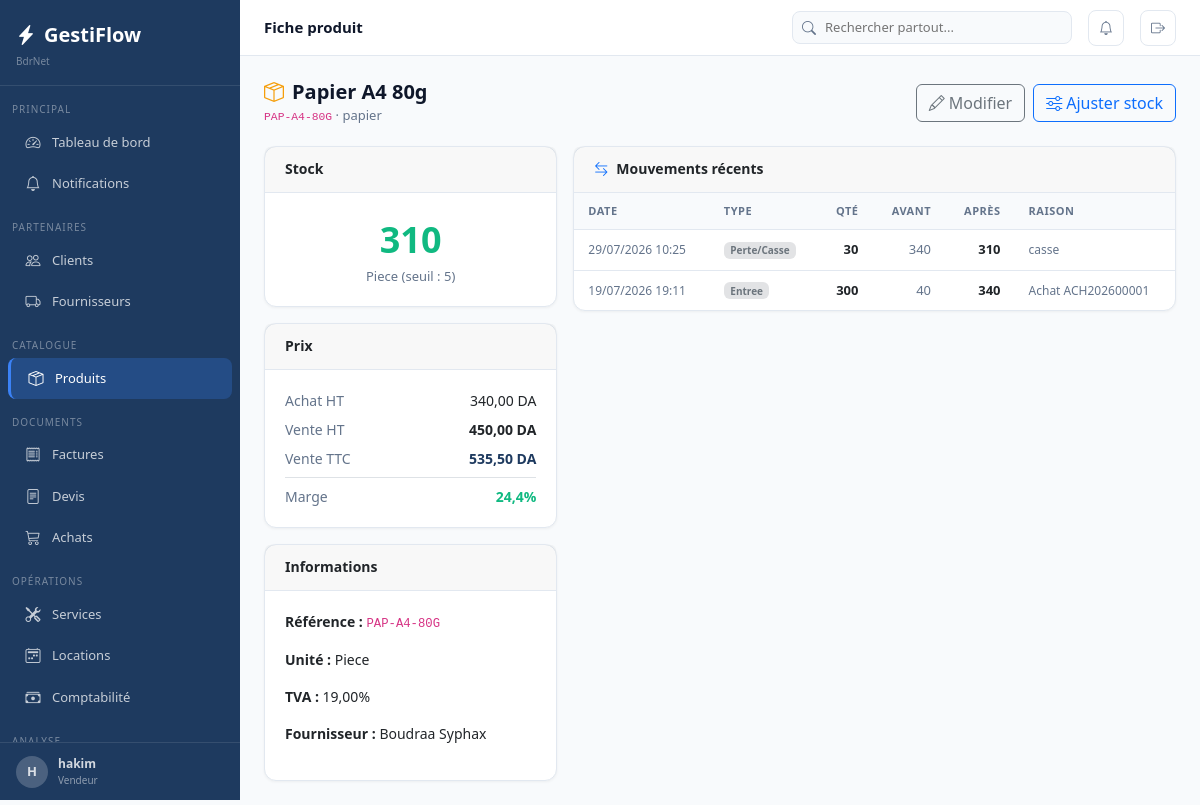
The page /produits/1/ (signed in) on the database its author committed.
### apps/core/models.py (models this page shows, shortened)
class Parametre(models.Model):
    cle         = models.CharField(max_length=100, unique=True)
    valeur      = models.TextField(blank=True)
    description = models.CharField(max_length=200, blank=True)
    class Meta:
        verbose_name        = "Parametre"
        verbose_name_plural = "Parametres"
    @classmethod
    def get(cls, cle, defaut=''):
        try:
            return cls.objects.get(cle=cle).valeur
        except cls.DoesNotExist:
            return defaut

### apps/authentication/models.py (models this page shows, shortened)
class Utilisateur(AbstractUser):
    class Role(models.TextChoices):
        ADMIN       = 'admin',       'Administrateur'
        MANAGER     = 'manager',     'Manager'
        VENDEUR     = 'vendeur',     'Vendeur'
        TECHNICIEN  = 'technicien',  'Technicien'
        COMPTABLE   = 'comptable',   'Comptable'
        CAISSIER    = 'caissier',    'Caissier'
    role            = models.CharField(max_length=20, choices=Role.choices, default=Role.VENDEUR)
    telephone       = models.CharField(max_length=20, blank=True)
    actif           = models.BooleanField(default=True)
    derniere_activite = models.DateTimeField(null=True, blank=True)
    photo           = models.ImageField(upload_to='utilisateurs/', null=True, blank=True)
    class Meta:
        verbose_name        = "Utilisateur"
        verbose_name_plural = "Utilisateurs"
    @property
    def est_admin(self):
        return self.role == self.Role.ADMIN or self.is_superuser

### apps/produits/models.py (models this page shows, shortened)
class Produit(TimestampedModel, SoftDeleteModel):
    class Unite(models.TextChoices):
        PIECE   = 'pce',    'Piece'
        KG      = 'kg',     'Kilogramme'
        LITRE   = 'l',      'Litre'
        METRE   = 'm',      'Metre'
        BOITE   = 'boite',  'Boite'
        CARTON  = 'carton', 'Carton'
        FORFAIT = 'forfait','Forfait'
    reference       = models.CharField(max_length=50, unique=True, blank=True)
    nom             = models.CharField(max_length=200)
    description     = models.TextField(blank=True)
    categorie       = models.ForeignKey(Categorie, on_delete=models.SET_NULL, null=True, blank=True, related_name='produits')
    fournisseur     = models.ForeignKey('fournisseurs.Fournisseur', on_delete=models.SET_NULL, null=True, blank=True, related_name='produits')
    code_barre      = models.CharField(max_length=50, blank=True)
    image           = models.ImageField(upload_to='produits/', null=True, blank=True)
    prix_achat      = models.DecimalField(max_digits=12, decimal_places=2, default=0)
    prix_vente      = models.DecimalField(max_digits=12, decimal_places=2, default=0)
    prix_location   = models.DecimalField(max_digits=12, decimal_places=2, default=0)
    tva             = models.DecimalField(max_digits=5,  decimal_places=2, default=19)
    unite           = models.CharField(max_length=10, choices=Unite.choices, default=Unite.PIECE)
    quantite_stock  = models.DecimalField(max_digits=12, decimal_places=2, default=0)
    seuil_alerte    = models.DecimalField(max_digits=12, decimal_places=2, default=5)
    actif           = models.BooleanField(default=True)
    peut_vendre     = models.BooleanField(default=True)
    peut_louer      = models.BooleanField(default=False)
    class Meta:
        verbose_name        = "Produit"
        verbose_name_plural = "Produits"
        ordering            = ['nom']
    @property
    def en_alerte(self):
        return self.quantite_stock <= self.seuil_alerte
    @property
    def prix_vente_ttc(self):
        return self.prix_vente * (1 + self.tva / Decimal('100'))
    @property
    def marge_brute(self):
        if self.prix_vente > 0:
            return (self.prix_vente - self.prix_achat) / self.prix_vente * 100
        return Decimal('0')

class Categorie(TimestampedModel):
    nom     = models.CharField(max_length=100, unique=True)
    icone   = models.CharField(max_length=50, blank=True, default='bi-tag')
    couleur = models.CharField(max_length=7,  blank=True, default='#3b82f6')
    class Meta:
        verbose_name        = "Categorie"
        verbose_name_plural = "Categories"
        ordering            = ['nom']

class MouvementStock(TimestampedModel):
    class TypeMouvement(models.TextChoices):
        ENTREE      = 'entree',      'Entree'
        SORTIE_VENTE= 'sortie_vente','Sortie vente'
        SORTIE_SERVICE='sortie_service','Sortie service'
        SORTIE_LOCATION='sortie_location','Sortie location'
        RETOUR_LOCATION='retour_location','Retour location'
        AJUSTEMENT  = 'ajustement', 'Ajustement'
        PERTE       = 'perte',      'Perte/Casse'
    produit        = models.ForeignKey(Produit, on_delete=models.CASCADE, related_name='mouvements')
    type_mouvement = models.CharField(max_length=20, choices=TypeMouvement.choices)
    quantite       = models.DecimalField(max_digits=12, decimal_places=2)
    stock_avant    = models.DecimalField(max_digits=12, decimal_places=2)
    stock_apres    = models.DecimalField(max_digits=12, decimal_places=2)
    raison         = models.CharField(max_length=200, blank=True)
    reference_doc  = models.CharField(max_length=50,  blank=True)
    utilisateur    = models.ForeignKey(settings.AUTH_USER_MODEL, on_delete=models.SET_NULL, null=True, blank=True)
    class Meta:
        verbose_name = "Mouvement de stock"
        ordering     = ['-cree_le']

### apps/fournisseurs/models.py (models this page shows, shortened)
class Fournisseur(TimestampedModel, SoftDeleteModel, Adresse):
    code              = models.CharField(max_length=20, unique=True, blank=True)
    nom               = models.CharField(max_length=200)
    telephone         = models.CharField(max_length=20, blank=True)
    telephone2        = models.CharField(max_length=20, blank=True)
    email             = models.EmailField(blank=True)
    contact_nom       = models.CharField(max_length=100, blank=True)
    registre_commerce = models.CharField(max_length=50, blank=True)
    nif               = models.CharField(max_length=20, blank=True)
    delai_paiement    = models.PositiveIntegerField(default=30, help_text='Jours')
    remise_habituelle = models.DecimalField(max_digits=5, decimal_places=2, default=0)
    notes             = models.TextField(blank=True)
    actif             = models.BooleanField(default=True)
    class Meta:
        verbose_name        = "Fournisseur"
        verbose_name_plural = "Fournisseurs"
        ordering            = ['nom']

### apps/produits/views.py (the view)
# urls.py: path('<int:pk>/',            views.detail,      name='detail'),
@login_required
def detail(request, pk):
    produit  = get_object_or_404(Produit, pk=pk, supprime=False)
    mouvements = MouvementStock.objects.filter(produit=produit).order_by('-cree_le')[:20]
    historique_prix = HistoriquePrix.objects.filter(produit=produit).select_related('modifie_par').order_by('-cree_le')[:10]
    return render(request, 'produits/detail.html', {'produit': produit, 'mouvements': mouvements, 'historique_prix': historique_prix})

### templates/produits/detail.html (shortened to what this page needs)
{% extends 'base.html' %}
{% load humanize %}
{% block topbar_title %}Fiche produit{% endblock %}
{% block content %}
<div class="page-header">
  <div>
    <h1 class="page-title"><i class="bi bi-box-seam me-2" style="color:#f59e0b;"></i>{{ produit.nom }}</h1>
    <p class="page-subtitle"><code>{{ produit.reference }}</code> &middot; {{ produit.categorie.nom|default:"Sans catégorie" }}</p>
  </div>
  <div class="d-flex gap-2 flex-wrap">
    <a href="{% url 'produits:edit' produit.pk %}" class="btn btn-outline-secondary"><i class="bi bi-pencil me-1"></i>Modifier</a>
    <a href="{% url 'produits:ajuster_stock' produit.pk %}" class="btn btn-outline-primary"><i class="bi bi-sliders me-1"></i>Ajuster stock</a>
  </div>
</div>
<div class="row g-3">
  <div class="col-12 col-md-4">
    <div class="card mb-3">
      <div class="card-header"><h6 class="card-title">Stock</h6></div>
      <div class="card-body text-center">
        <div style="font-size:36px;font-weight:800;color:{% if produit.quantite_stock == 0 %}#ef4444{% elif produit.en_alerte %}#f59e0b{% else %}#10b981{% endif %};">{{ produit.quantite_stock|floatformat:"-2" }}</div>
        <div style="font-size:13px;color:var(--text-secondary);">{{ produit.get_unite_display }} (seuil : {{ produit.seuil_alerte|floatformat:"-2" }})</div>
      </div>
    </div>
    <div class="card mb-3">
      <div class="card-header"><h6 class="card-title">Prix</h6></div>
      <div class="card-body">
        <div class="d-flex justify-content-between mb-2"><span style="color:var(--text-secondary);">Achat HT</span><span>{{ produit.prix_achat|floatformat:2|intcomma }} DA</span></div>
        <div class="d-flex justify-content-between mb-2"><span style="color:var(--text-secondary);">Vente HT</span><strong>{{ produit.prix_vente|floatformat:2|intcomma }} DA</strong></div>
        <div class="d-flex justify-content-between mb-2"><span style="color:var(--text-secondary);">Vente TTC</span><strong style="color:var(--primary);">{{ produit.prix_vente_ttc|floatformat:2|intcomma }} DA</strong></div>
        <div class="d-flex justify-content-between pt-2 border-top"><span style="color:var(--text-secondary);">Marge</span><strong style="color:{% if produit.marge_brute > 0 %}#10b981{% else %}#ef4444{% endif %};">{{ produit.marge_brute|floatformat:1 }}%</strong></div>
      </div>
    </div>
    <div class="card">
      <div class="card-header"><h6 class="card-title">Informations</h6></div>
      <div class="card-body">
        <p><strong>Référence :</strong> <code>{{ produit.reference }}</code></p>
        <p><strong>Unité :</strong> {{ produit.get_unite_display }}</p>
        <p><strong>TVA :</strong> {{ produit.tva }}%</p>
        {% if produit.fournisseur %}<p><strong>Fournisseur :</strong> {{ produit.fournisseur.nom }}</p>{% endif %}
      </div>
    </div>
  </div>
  <div class="col-12 col-md-8">
    {% if mouvements %}
    <div class="card mb-3">
      <div class="card-header"><h6 class="card-title"><i class="bi bi-arrow-left-right me-2 text-primary"></i>Mouvements récents</h6></div>
      <div style="overflow-x:auto;"><table class="table-modern">
        <thead><tr><th>Date</th><th>Type</th><th class="text-end">Qté</th><th class="text-end">Avant</th><th class="text-end">Après</th><th>Raison</th></tr></thead>
        <tbody>{% for m in mouvements %}<tr>
          <td style="font-size:12px;color:var(--text-secondary);">{{ m.cree_le|date:"d/m/Y H:i" }}</td>
          <td><span class="badge bg-secondary-subtle text-secondary" style="font-size:10px;">{{ m.get_type_mouvement_display }}</span></td>
          <td class="text-end" style="font-weight:600;">{{ m.quantite|floatformat:"-2" }}</td>
          <td class="text-end" style="color:var(--text-secondary);">{{ m.stock_avant|floatformat:"-2" }}</td>
          <td class="text-end" style="font-weight:600;">{{ m.stock_apres|floatformat:"-2" }}</td>
          <td style="font-size:12px;color:var(--text-secondary);">{{ m.raison|default:"—" }}</td>
        </tr>{% endfor %}</tbody>
      </table></div>
    </div>
    {% endif %}
  </div>
</div>
{% endblock %}

### templates/base.html (shortened to what this page needs)
<!DOCTYPE html>
<html lang="fr">
<head>
<link rel="stylesheet" href="https://cdn.jsdelivr.net/npm/bootstrap@5.3.3/dist/css/bootstrap.min.css">
<link rel="stylesheet" href="https://cdn.jsdelivr.net/npm/bootstrap-icons@1.11.3/font/bootstrap-icons.min.css">
</head>
<body>
{% if user.is_authenticated %}
<nav class="sidebar">
  <div class="sidebar-nav">
    <div class="sidebar-logo">
      <a class="sidebar-logo-text" href="{% url 'dashboard:index' %}"><i class="bi bi-lightning-charge-fill me-2"></i>GestiFlow</a>
      <div style="font-size:10px;color:rgba(255,255,255,.4);margin-top:4px;">{{ ENTREPRISE.NOM_ENTREPRISE }}</div>
    </div>
    <div class="sidebar-section">Principal</div>
    <a href="{% url 'dashboard:index' %}" class="sidebar-item {% if request.resolver_match.app_name == 'dashboard' %}active{% endif %}"><i class="bi bi-speedometer2"></i><span>Tableau de bord</span></a>
    <a href="{% url 'core:notifications' %}" class="sidebar-item"><i class="bi bi-bell" ></i><span>Notifications</span></a>
    <div class="sidebar-section">Partenaires</div>
    <a href="{% url 'clients:liste' %}" class="sidebar-item {% if request.resolver_match.app_name == 'clients' %}active{% endif %}"><i class="bi bi-people"></i><span>Clients</span></a>
    <a href="{% url 'fournisseurs:liste' %}" class="sidebar-item {% if request.resolver_match.app_name == 'fournisseurs' %}active{% endif %}"><i class="bi bi-truck"></i><span>Fournisseurs</span></a>
    <div class="sidebar-section">Catalogue</div>
    <a href="{% url 'produits:liste' %}" class="sidebar-item {% if request.resolver_match.app_name == 'produits' %}active{% endif %}"><i class="bi bi-box-seam"></i><span>Produits</span></a>
    <div class="sidebar-section">Documents</div>
    <a href="{% url 'ventes:liste' %}" class="sidebar-item {% if request.resolver_match.app_name == 'ventes' %}active{% endif %}"><i class="bi bi-receipt"></i><span>Factures</span></a>
    <a href="{% url 'devis:liste' %}" class="sidebar-item {% if request.resolver_match.app_name == 'devis' %}active{% endif %}"><i class="bi bi-file-text"></i><span>Devis</span></a>
    <a href="{% url 'achats:liste' %}" class="sidebar-item {% if request.resolver_match.app_name == 'achats' %}active{% endif %}"><i class="bi bi-cart3"></i><span>Achats</span></a>
    <div class="sidebar-section">Opérations</div>
    <a href="{% url 'services:liste' %}" class="sidebar-item {% if request.resolver_match.app_name == 'services' %}active{% endif %}"><i class="bi bi-tools"></i><span>Services</span></a>
    <a href="{% url 'locations:liste' %}" class="sidebar-item {% if request.resolver_match.app_name == 'locations' %}active{% endif %}"><i class="bi bi-calendar2-week"></i><span>Locations</span></a>
    <a href="{% url 'comptabilite:historique' %}" class="sidebar-item {% if request.resolver_match.app_name == 'comptabilite' %}active{% endif %}"><i class="bi bi-cash-stack"></i><span>Comptabilité</span></a>
    <div class="sidebar-section">Analyse</div>
  </div>
  <div class="sidebar-footer">
    <a href="{% url 'auth:profil' %}" style="display:flex;align-items:center;gap:10px;text-decoration:none;color:rgba(255,255,255,.8);">
      <div style="width:32px;height:32px;border-radius:50%;background:rgba(255,255,255,.2);display:flex;align-items:center;justify-content:center;font-size:13px;font-weight:700;">{{ user.first_name.0|default:user.username.0|upper }}</div>
      <div><div style="font-size:12px;font-weight:600;">{{ user.get_full_name|default:user.username }}</div><div style="font-size:10px;color:rgba(255,255,255,.5);">{{ user.get_role_display }}</div></div>
    </a>
  </div>
</nav>
<div class="main-content">
<div class="topbar">
  <div class="topbar-title">{% block topbar_title %}{% endblock %}</div>
    <div class="topbar-search" style="position:relative;">
      <i class="bi bi-search"></i>
      <input type="text" id="globalSearch" placeholder="Rechercher partout..." autocomplete="off">
    </div>
    <a href="{% url 'core:notifications' %}" class="topbar-btn" title="Notifications">
      <i class="bi bi-bell{% if notifications_count %}-fill{% endif %}" {% if notifications_count %}style="color:#f59e0b"{% endif %}></i>
    </a>
    <a href="{% url 'auth:deconnexion' %}" class="topbar-btn" title="Déconnexion"><i class="bi bi-box-arrow-right"></i></a>
  </div>
  <div class="content-area">
    {% block content %}{% endblock %}
  </div>
</div>
{% endif %}
</body>
</html>

### rows shown on the page
Parametre: NOM_ENTREPRISE "BdrNet"
Utilisateur: first_name.0 "H", get_full_name "hakim", role "Vendeur"
Produit: nom "Papier A4 80g", reference "PAP-A4-80G", categorie.nom "papier", quantite_stock "310", unite "Piece", seuil_alerte "5", prix_achat "340,00", prix_vente "450,00", prix_vente_ttc "535,50", marge_brute "24,4", tva "19,00", fournisseur.nom "Boudraa Syphax"
MouvementStock: cree_le "29/07/2026 10:25", type_mouvement "Perte/Casse", quantite "30", stock_avant "340", stock_apres "310", raison "casse"
MouvementStock: cree_le "19/07/2026 19:11", type_mouvement "Entree", quantite "300", stock_avant "40", stock_apres "340", raison "Achat ACH202600001"
